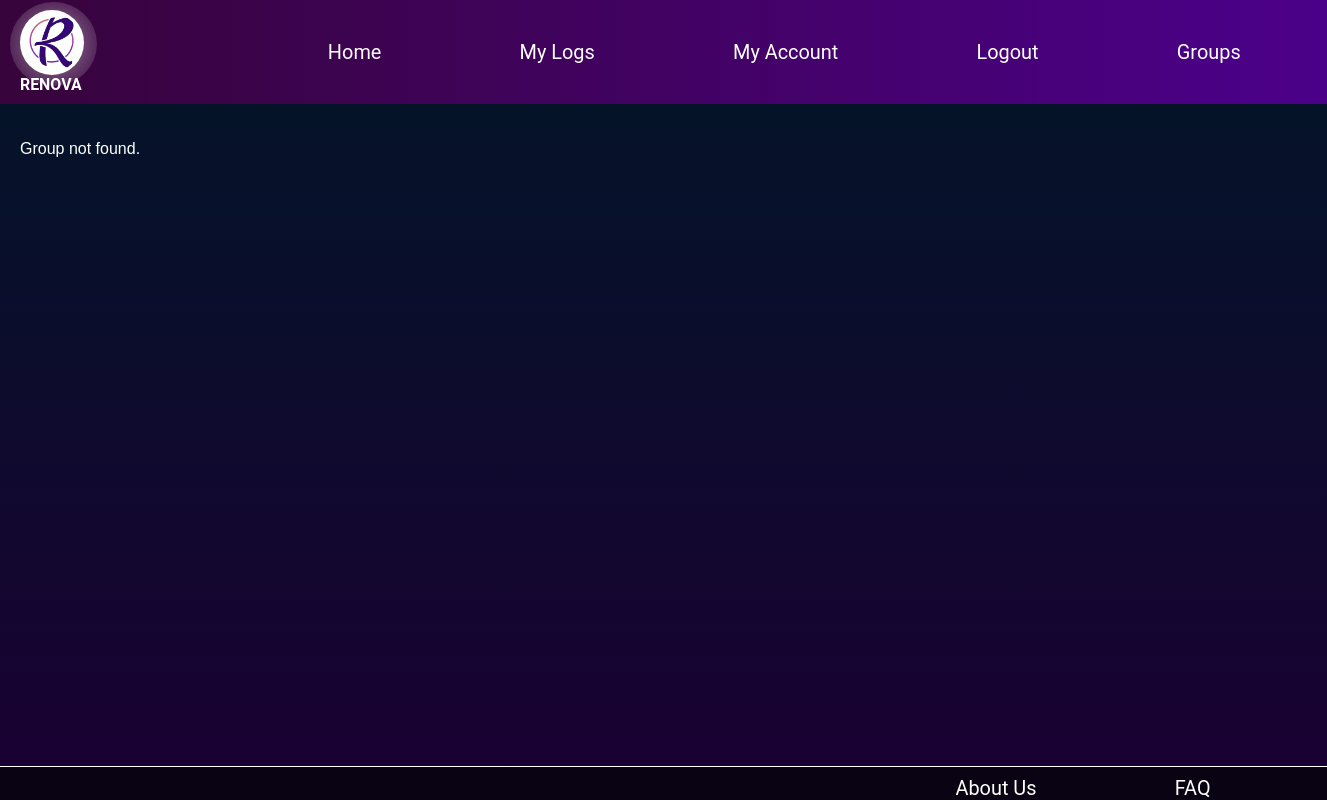
Page /renova/groups/silly-joke-club/ (signed in) on the earlier database version.
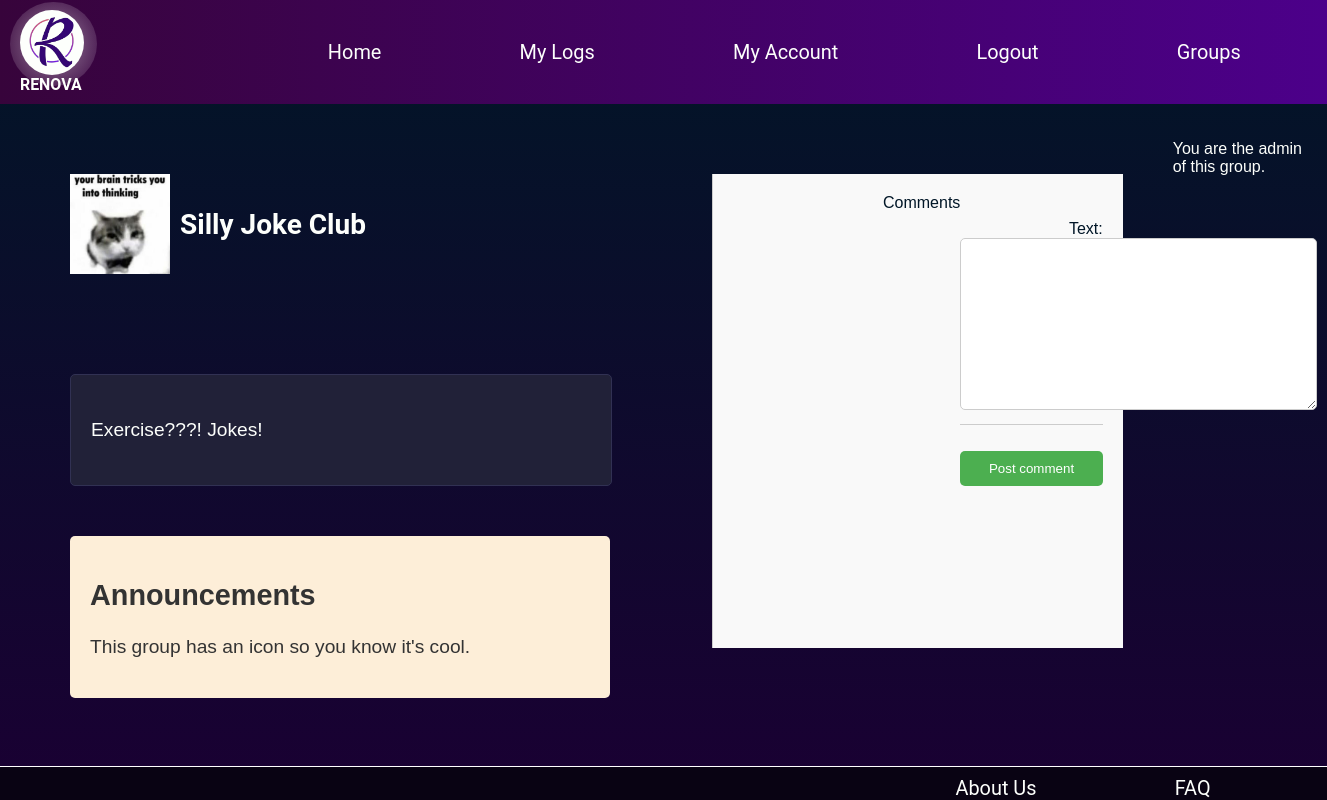
Same page on the later database version.
### renova/models.py (models this page shows, shortened)
class Group(models.Model):
    name = models.CharField(max_length=255, unique=True, primary_key=True)
    admin = models.ForeignKey(User, on_delete=models.CASCADE, default=1)
    members = models.ManyToManyField(User, related_name='member_groups', blank=True)
    creation_date = models.DateField(default=timezone.now)
    icon = models.ImageField(upload_to='group_icons', blank=True)
    activities = models.CharField(max_length=255, blank=True)
    description = models.TextField(blank=True)
    announcements = models.TextField(blank=True)
    slug = models.SlugField(unique=True)

### renova/views.py (the view, shortened to what this page needs)
# urls.py: path('groups/<slug:group_name_slug>/', views.group, name='group'),
@login_required
def group(request, group_name_slug=None):
    context_dict = {}
    try:
        group = Group.objects.get(slug=group_name_slug)
        context_dict['group'] = group
        context_dict['form'] = CommentForm()
    except Group.DoesNotExist:
        context_dict['group'] = None
    if group_name_slug:
        return render(request, 'renova/group.html', context_dict)
    else:
        return HttpResponse("Group not found")

### renova/forms.py
class CommentForm(forms.ModelForm):
    class Meta:
        model = Comment
        fields = ['text']

### templates/renova/group.html (shortened to what this page needs)
{% extends "base.html" %}
{% load static %}
{% block content %}
    {% if group %}
        <div class="container">
            <div class="columns">
                <div id="group-logo">
                    {% if group.icon %}
                        <img src="{{ group.icon.url }}" alt="{{ group.name }} Icon">
                    {% else %}
                        <img alt="{{ group.name }} Icon">
                    {% endif %}
                    <h1>{{ group.name }}</h1>
                </div>
                <div id="group-description">
                    <p>{{ group.description }}</p>
                </div>
                <div id="group-announcements">
                    <h2>Announcements</h2>
                    <p>{{ group.announcements }}</p>
                </div>
            </div>
            <div class="comment-section rightalign leftline">
                <div class="leftalign">Comments</div>
                {% if request.user == group.admin or request.user in group.members.all %}
                    <form method="post">
                        {{ form.as_p }}
                        <button type="submit">Post comment</button>
                    </form>
                {% endif %}
            </div>
            {% if request.user == group.admin %}
                <p>You are the admin of this group.</p>
            {% elif request.user in group.members.all %}
                <form method="post" action="{% url 'renova:leave_group' group.slug %}">
                    {% csrf_token %}
                    <button type="submit">Leave Group</button>
                </form>
            {% else %}
                <form method="post" action="{% url 'renova:join_group' group.slug %}">
                    {% csrf_token %}
                    <button type="submit">Join Group</button>
                </form>
            {% endif %}
        </div>
    {% else %}
        <p>Group not found.</p>
    {% endif %}
{% endblock %}

### templates/base.html (shortened to what this page needs)
<!DOCTYPE html>
{% load staticfiles %}
<!DOCTYPE html>
<html lang="en">
<head>
    <link rel="stylesheet" href="{% static 'base.css' %}">
	<link rel="stylesheet" href="https://cdnjs.cloudflare.com/ajax/libs/font-awesome/6.0.0-beta3/css/all.min.css">
</head>
<body>
<header>
    <div id="logo" class="columns">
		<img src="{% static 'images/renova.png' %}" alt="Logo" />
    	RENOVA
    </div>
    <nav>
        <ul>
		<li><a href="{% url 'renova:index' %}">Home</a></li>
	{% if user.is_authenticated %}
		<li><a href="{% url 'renova:my_logs' %}">My Logs</a></li>
        <li><a href="{% url 'renova:my_account' %}">My Account</a></li>
		<li><a href="{% url 'auth_logout' %}">Logout</a></li>
	{% else %}
		<li><a href="{% url 'registration_register' %}">Sign Up</a></li>
		<li><a href="{% url 'auth_login' %}">Login</a></li>
	{% endif %}
		<li><a href="{% url 'renova:groups' %}">Groups</a></li>
        </ul>
    </nav>
</header>
<main>
    {% block content %}
    {% endblock %}
</main>
<footer>
	<nav>
		<ul>
		<li><a href="{% url 'renova:about_us' %}">About Us</a></li>
		<li><a href="{% url 'renova:faq' %}">FAQ</a></li>
		</ul>
	</nav>
</footer>
</body>
</html>

### static/base.css (style rules this page uses)
body, ul { margin: 0; padding: 0; }
body { font-family: Arial, sans-serif; display: flex; flex-direction: column; min-height: 100vh; background: linear-gradient(to top, #1a0033, #011627); color: #FDFFFC; }
header { background: linear-gradient(to right, #37043b, #4c008a); padding: 10px 20px; display: flex; justify-content: space-between; align-items: center; z-index: 1; }
nav ul { list-style-type: none; font-size: 1.5vw; }
nav ul li { display: inline; margin: 5vw; }
nav ul li a { text-decoration: none; color: #FDFFFC; font-family: 'Roboto', sans-serif; }
#logo { font-size : 1.2vw; width: 5%; height: 5%; font-family: 'Roboto', sans-serif; font-weight: bold; position: relative; z-index: 2; }
#logo::after { content: ""; display: block; width: 135%; height: 100%; background: radial-gradient(circle at center, rgba(255, 255, 255, 0.5) 0%, transparent 100%); border-radius: 50%; position: absolute; top: -10%; left: -16%; z-index: 3; }
#logo img { background-color: #FDFFFC; border-radius: 50%; padding: 5%; z-index: 4; }
main { padding : 20px ; flex: 1 0 auto; }
.leftalign { float: left; margin-left: 150px; }
.rightalign { float: right; margin-right: 150px; padding-left: 100px; }
.container { display: flex; justify-content: space-between; }
main > div { display: flex; }
footer { flex-shrink: 0; text-align: right; margin-top: 20px; padding-top: 10px; padding-right: 50px; border-top: 1px solid #ffffff; background-color: #090313; color: #ffffff; }
.columns { display: flex; flex-direction: column; }
.leftline { text-align: right; border-left: 1px solid #FDFFFC; }
#group-logo { margin: 50px; font-size : 14px; font-family: 'Roboto', sans-serif; font-weight: bold; position: relative; z-index: 2; display: flex; align-items: center; gap: 10px; }
#group-logo img { height: 100px; width: 100px; }
#group-description { background-color: #212138; width: 500px; padding: 20px; margin: 50px; border-radius: 5px; border: 1px solid #313153; font-size: 1.2em; line-height: 1.6; }
#group-announcements { width: 500px; background-color: #fdeed8; padding: 20px; border-radius: 5px; font-size: 1.2em; color: #333; margin: 0 50px; }
.comment-section { margin: 50px; background-color: #f9f9f9; padding: 20px; border-left: 1px solid #ccc; color: #011627; }
.comment-section p { border-bottom: 1px solid #ccc; padding: 10px 0; }
.comment-section form { display: flex; flex-direction: column; gap: 10px; }
.comment-section form input, .comment-section form textarea { padding: 10px; border: 1px solid #ccc; border-radius: 5px; }
.comment-section form button { padding: 10px 20px; background-color: #4CAF50; color: white; border: none; border-radius: 5px; cursor: pointer; }

Differences in the rows shown:
added Group: icon (picture), name "Silly Joke Club", description "Exercise???! Jokes!", announcements "This group has an icon so you know it's cool."
Other differences:
text no longer shown: "Group not found."
text now shown: "Announcements Comments Text: Post comment You are the admin of this group."
